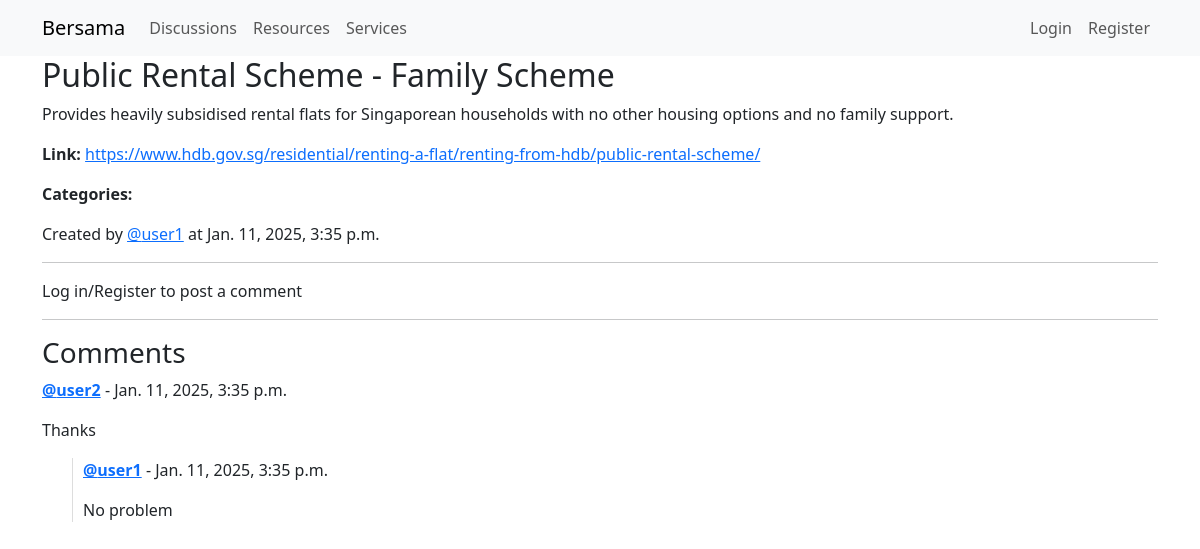
Screenshot of /resources/1/ with the database file from the repository.
### resource/models.py (models this page shows, shortened)
class Resource(models.Model):
    title = models.CharField(max_length=200)
    content = models.TextField()
    author = models.ForeignKey(User, on_delete=models.CASCADE)
    link = models.CharField(max_length=200, blank=True, null=True)
    attachment = models.FileField(upload_to='resources/', blank=True, null=True)
    categories = models.ManyToManyField(ResourceCategory, related_name='resources')
    min_income_pc = models.FloatField(blank=True, null=True)
    max_income_pc = models.FloatField(blank=True, null=True)
    min_income_gross = models.FloatField(blank=True, null=True)
    max_income_gross = models.FloatField(blank=True, null=True)
    created_at = models.DateTimeField(auto_now_add=True)

class ResourceComment(models.Model):
    post = models.ForeignKey(Resource, on_delete=models.CASCADE, related_name='comments')
    author = models.ForeignKey(User, on_delete=models.CASCADE)
    content = models.TextField()
    parent = models.ForeignKey('self', null=True, blank=True, on_delete=models.CASCADE, related_name='replies')
    created_at = models.DateTimeField(auto_now_add=True)

### resource/views.py (the view, shortened to what this page needs)
# urls.py: path('resources/<int:pk>/', views.resource_detail, name='resource_detail'),
def resource_detail(request, pk):
    resource = get_object_or_404(Resource, pk=pk)
    comments = resource.comments.filter(parent=None).order_by('-created_at')  # Top-level comments
    form = ResourceCommentForm()
    context = {
        'resource': resource,
        'comments': comments,
        'form': form,
    }
    return render(request, 'resource_detail.html', context)

### home/templates/resource_detail.html (shortened to what this page needs)
{% extends 'base.html' %}
{% block content %}
<h2>{{ resource.title }}</h2>
<p>{{ resource.content }}</p>
{% if resource.link %}
    <p><strong>Link:</strong> <a href="{{ resource.link }}" target="_blank">{{ resource.link }}</a></p>
{% endif %}
<p><strong>Categories:</strong>
</p>
<p>Created by <a href="{% url 'profile' resource.author.username %}">@{{ resource.author.username }}</a> at {{ resource.created_at }}</p>
<hr>
{% if user.is_authenticated %}
<h3>Post a Comment</h3>
<form method="POST">
    {% csrf_token %}
    {{ form.as_p }}
    <button type="submit" class="btn btn-primary">Submit</button>
</form>
{% else %}
Log in/Register to post a comment
{% endif %}
<hr>
<h3>Comments</h3>
{% for comment in comments %}
    {% include 'comment.html' with comment=comment form=form %}
{% empty %}
    <p>No comments yet. Be the first to comment!</p>
{% endfor %}
{% endblock %}

### home/templates/comment.html (shortened to what this page needs)
<div style="margin-bottom: 15px;">
    <p><a href="{% url 'profile' comment.author.username %}"><strong>@{{ comment.author }}</strong></a> - {{ comment.created_at }}</p>
    <p>{{ comment.content }}</p>
    {% if comment.replies.all %}
        <div style="margin-left: 30px; border-left: 1px solid #ddd; padding-left: 10px;">
            {% for reply in comment.replies.all %}
                {% include 'comment.html' with comment=reply form=form %}
            {% endfor %}
        </div>
    {% endif %}
</div>

### rows the page displays
Resource: title "Public Rental Scheme - Family Scheme", content "Provides heavily subsidised rental flats for Singaporean households with no other housing options and no family support.", link "https://www.hdb.gov.sg/residential/renting-a-flat/renting-from-hdb/public-rental-scheme/", author.username "user1", created_at "Jan. 11, 2025, 3:35 p.m."
ResourceComment: author "user2", created_at "Jan. 11, 2025, 3:35 p.m.", content "Thanks"
ResourceComment: author "user1", created_at "Jan. 11, 2025, 3:35 p.m.", content "No problem"
